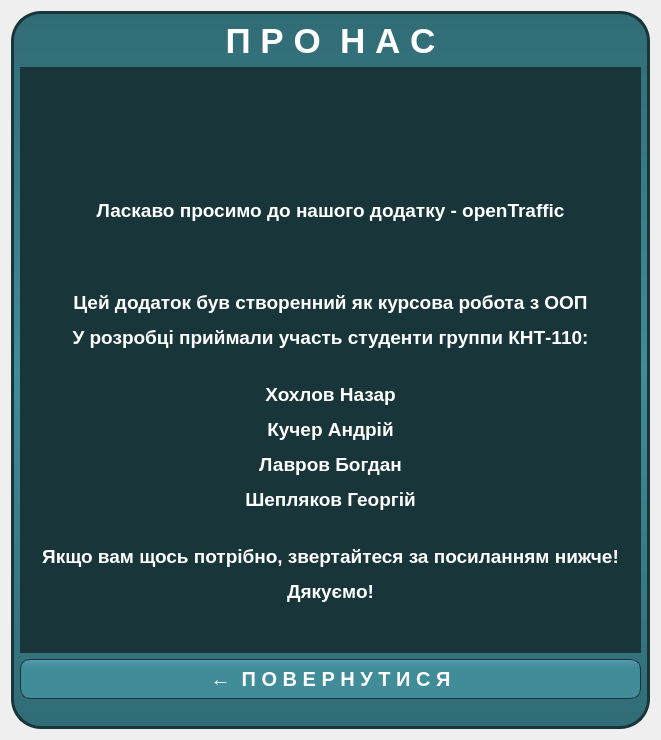
<?xml version="1.0" encoding="UTF-8"?>
<ui version="4.0">
 <class>AboutUs</class>
 <widget class="QWidget" name="AboutUs">
  <property name="geometry">
   <rect>
    <x>0</x>
    <y>0</y>
    <width>661</width>
    <height>740</height>
   </rect>
  </property>
  <property name="windowTitle">
   <string>Form</string>
  </property>
  <property name="autoFillBackground">
   <bool>false</bool>
  </property>
  <layout class="QGridLayout" name="gridLayout_2">
   <item row="1" column="0">
    <widget class="QWidget" name="BackGround" native="true">
     <property name="layoutDirection">
      <enum>Qt::LeftToRight</enum>
     </property>
     <property name="autoFillBackground">
      <bool>false</bool>
     </property>
     <property name="styleSheet">
      <string notr="true">QWidget#BackGround {
	background: qlineargradient(spread:pad, x1:0.5, y1:0, x2:0.5, y2:1, stop:0 rgba(49, 108, 117, 255), stop:0.5 rgba(64, 140, 153, 255), stop:1 rgba(49, 108, 117, 255));
	border-style: solid;
	border-width: 3px;
	border-color: rgb(24, 54, 58);
	border-radius: 30px;
	font-family: &quot;Arial&quot;;
	font-size: 20px;
	font-weight: bold;
	color: #fff;
}</string>
     </property>
     <layout class="QGridLayout" name="gridLayout">
      <property name="sizeConstraint">
       <enum>QLayout::SetDefaultConstraint</enum>
      </property>
      <property name="topMargin">
       <number>10</number>
      </property>
      <property name="bottomMargin">
       <number>30</number>
      </property>
      <item row="2" column="0">
       <widget class="QWidget" name="pageWidget" native="true">
        <property name="styleSheet">
         <string notr="true">border : 0px solid blue;
border-top : 3px solid rgb(24, 54, 58);
background-color: rgb(24, 54, 58);</string>
        </property>
        <layout class="QGridLayout" name="LeadersView">
         <item row="2" column="1">
          <widget class="QWidget" name="imgLinks" native="true">
           <property name="sizePolicy">
            <sizepolicy hsizetype="Maximum" vsizetype="Maximum">
             <horstretch>0</horstretch>
             <verstretch>0</verstretch>
            </sizepolicy>
           </property>
           <layout class="QGridLayout" name="gridLayout_3">
            <item row="0" column="0">
             <widget class="QPushButton" name="GitHub">
              <property name="cursor">
               <cursorShape>PointingHandCursor</cursorShape>
              </property>
              <property name="styleSheet">
               <string notr="true"/>
              </property>
              <property name="text">
               <string/>
              </property>
              <property name="iconSize">
               <size>
                <width>54</width>
                <height>54</height>
               </size>
              </property>
             </widget>
            </item>
           </layout>
          </widget>
         </item>
         <item row="1" column="0" colspan="3">
          <widget class="QLabel" name="pageLabel">
           <property name="font">
            <font>
             <family>Arial</family>
             <pointsize>14</pointsize>
             <weight>75</weight>
             <bold>true</bold>
            </font>
           </property>
           <property name="styleSheet">
            <string notr="true">color: #fff</string>
           </property>
           <property name="text">
            <string>&lt;html&gt;&lt;head/&gt;&lt;body&gt;&lt;p&gt;Ласкаво просимо до нашого додатку - openTraffic&lt;/p&gt;&lt;p&gt;&lt;br/&gt;&lt;/p&gt;&lt;p&gt;Цей додаток був створенний як курсова робота з ООП&lt;/p&gt;&lt;p&gt;У розробці приймали участь студенти группи КНТ-110:&lt;br/&gt;&lt;/p&gt;&lt;p&gt;Хохлов Назар&lt;/p&gt;&lt;p&gt;Кучер Андрій&lt;/p&gt;&lt;p&gt;Лавров Богдан&lt;/p&gt;&lt;p&gt;Шепляков Георгій&lt;br/&gt;&lt;/p&gt;&lt;p&gt;Якщо вам щось потрібно, звертайтеся за посиланням нижче!&lt;/p&gt;&lt;p&gt;Дякуємо!&lt;/p&gt;&lt;/body&gt;&lt;/html&gt;</string>
           </property>
           <property name="alignment">
            <set>Qt::AlignCenter</set>
           </property>
           <property name="textInteractionFlags">
            <set>Qt::LinksAccessibleByMouse|Qt::TextSelectableByMouse</set>
           </property>
          </widget>
         </item>
         <item row="0" column="0">
          <widget class="QListView" name="listView"/>
         </item>
        </layout>
       </widget>
      </item>
      <item row="0" column="0">
       <widget class="QLabel" name="aboutLab">
        <property name="sizePolicy">
         <sizepolicy hsizetype="Preferred" vsizetype="Maximum">
          <horstretch>0</horstretch>
          <verstretch>0</verstretch>
         </sizepolicy>
        </property>
        <property name="font">
         <font>
          <family>Arial</family>
          <pointsize>26</pointsize>
          <weight>75</weight>
          <bold>true</bold>
         </font>
        </property>
        <property name="styleSheet">
         <string notr="true">color: #fff;</string>
        </property>
        <property name="text">
         <string>П Р О  Н А С</string>
        </property>
        <property name="scaledContents">
         <bool>false</bool>
        </property>
        <property name="alignment">
         <set>Qt::AlignCenter</set>
        </property>
       </widget>
      </item>
      <item row="3" column="0">
       <widget class="QPushButton" name="pushButton">
        <property name="sizePolicy">
         <sizepolicy hsizetype="MinimumExpanding" vsizetype="Fixed">
          <horstretch>0</horstretch>
          <verstretch>0</verstretch>
         </sizepolicy>
        </property>
        <property name="minimumSize">
         <size>
          <width>300</width>
          <height>40</height>
         </size>
        </property>
        <property name="cursor">
         <cursorShape>PointingHandCursor</cursorShape>
        </property>
        <property name="styleSheet">
         <string notr="true"> QPushButton {
     background: qlineargradient(spread:pad, x1:0.5, y1:0, x2:0.5, y2:1, stop:0 rgba(89, 155, 179, 255), stop:0.2 rgba(64, 140, 153, 255));
	border-style: solid;
	border-width: 1px;
	border-color: rgb(24, 54, 58);
	border-radius: 10px;
	font-family: &quot;Arial&quot;;
	font-size: 20px;
	font-weight: bold;
	color: #fff;
 }
 QPushButton:hover {
     background: qlineargradient(spread:pad, x1:0.5, y1:1, x2:0.5, y2:0.011, stop:0 rgba(89, 155, 179, 255), stop:0.2 rgba(64, 140, 153, 255));
 }
 QPushButton:pressed {
     background: qlineargradient(spread:pad, x1:0.5, y1:0, x2:0.5, y2:1, stop:0 rgba(49, 108, 117, 255), stop:0.2 rgba(64, 140, 153, 255));
 }</string>
        </property>
        <property name="text">
         <string>←  П О В Е Р Н У Т И С Я</string>
        </property>
       </widget>
      </item>
     </layout>
    </widget>
   </item>
  </layout>
 </widget>
 <resources/>
 <connections/>
</ui>
